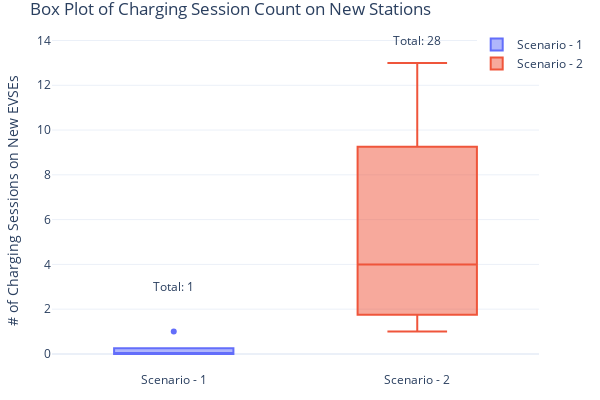

Notebook source saved alongside this figure:
### Code cell
layout = go.Layout(
    annotations=go.Annotations([
        go.Annotation(
            x=1,
            y=14,
            text='Total: ' + str(sum(nevses_cs_count_342['count'])),
            showarrow=False,
            font=go.Font(
                size=12
            )
        ), go.Annotation(
            x=0,
            y=3,
            text='Total: ' + str(sum(nevses_cs_count_343['count'])),
            showarrow=False,
            font=go.Font(
                size=12
            )
        )
    ])
)

fig = go.Figure(layout=layout)
fig.add_trace(go.Box(y=nevses_cs_count_343['count'], name = 'Scenario - 1'))
fig.add_trace(go.Box(y=nevses_cs_count_342['count'], name = 'Scenario - 2', text = sum(nevses_cs_count_342['count'])))



fig.update_layout(margin=dict(l=20, r=20, t=30, b=20), uniformtext_minsize=8, uniformtext_mode='hide', template='plotly_white', width=600, height=400, title="Box Plot of Charging Session Count on New Stations",
                  yaxis_title="# of Charging Sessions on New EVSEs", legend=dict(
    yanchor="top",
    y=1.0,
    xanchor="right",
    x=1.1
))
fig.show()

### Figure 1 — Plotly figure (JSON) as saved in the notebook; plotly's stock layout.template omitted (floating-point values rounded to 4 significant figures)
{"data": [{"name": "Scenario - 1", "type": "box", "y": [0, 0, 0, 1, 0]}, {"name": "Scenario - 2", "text": "28", "type": "box", "y": [4, 13, 8, 2, 1]}], "layout": {"annotations": [{"font": {"size": 12}, "showarrow": false, "text": "Total: 28", "x": 1, "y": 14}, {"font": {"size": 12}, "showarrow": false, "text": "Total: 1", "x": 0, "y": 3}], "height": 400, "legend": {"x": 1.1, "xanchor": "right", "y": 1, "yanchor": "top"}, "margin": {"b": 20, "l": 20, "r": 20, "t": 30}, "title": {"text": "Box Plot of Charging Session Count on New Stations"}, "uniformtext": {"minsize": 8, "mode": "hide"}, "width": 600, "xaxis": {"autorange": true, "range": [-0.5, 1.5], "type": "category"}, "yaxis": {"autorange": true, "range": [-0.7602, 14.44], "title": {"text": "# of Charging Sessions on New EVSEs"}, "type": "linear"}}}
